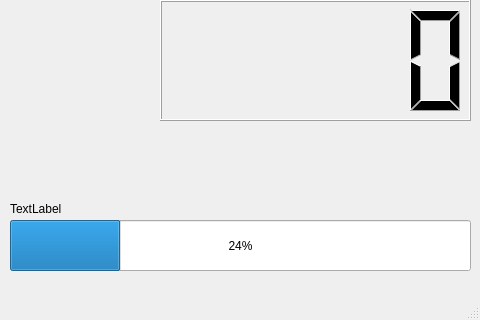
<?xml version="1.0" encoding="UTF-8"?>
<ui version="4.0">
 <class>MainWindow</class>
 <widget class="QMainWindow" name="MainWindow">
  <property name="geometry">
   <rect>
    <x>0</x>
    <y>0</y>
    <width>480</width>
    <height>320</height>
   </rect>
  </property>
  <property name="minimumSize">
   <size>
    <width>480</width>
    <height>320</height>
   </size>
  </property>
  <property name="maximumSize">
   <size>
    <width>480</width>
    <height>320</height>
   </size>
  </property>
  <property name="windowTitle">
   <string>MainWindow</string>
  </property>
  <widget class="QWidget" name="centralwidget">
   <widget class="QProgressBar" name="batteryIndicatorProgBar">
    <property name="geometry">
     <rect>
      <x>10</x>
      <y>220</y>
      <width>461</width>
      <height>51</height>
     </rect>
    </property>
    <property name="value">
     <number>24</number>
    </property>
   </widget>
   <widget class="QLCDNumber" name="speedLCD">
    <property name="geometry">
     <rect>
      <x>160</x>
      <y>0</y>
      <width>311</width>
      <height>121</height>
     </rect>
    </property>
   </widget>
   <widget class="QLabel" name="batteryIndicatorTbx">
    <property name="geometry">
     <rect>
      <x>10</x>
      <y>200</y>
      <width>66</width>
      <height>18</height>
     </rect>
    </property>
    <property name="text">
     <string>TextLabel</string>
    </property>
   </widget>
  </widget>
  <widget class="QMenuBar" name="menubar">
   <property name="geometry">
    <rect>
     <x>0</x>
     <y>0</y>
     <width>480</width>
     <height>23</height>
    </rect>
   </property>
  </widget>
  <widget class="QStatusBar" name="statusbar"/>
 </widget>
 <resources/>
 <connections/>
</ui>
